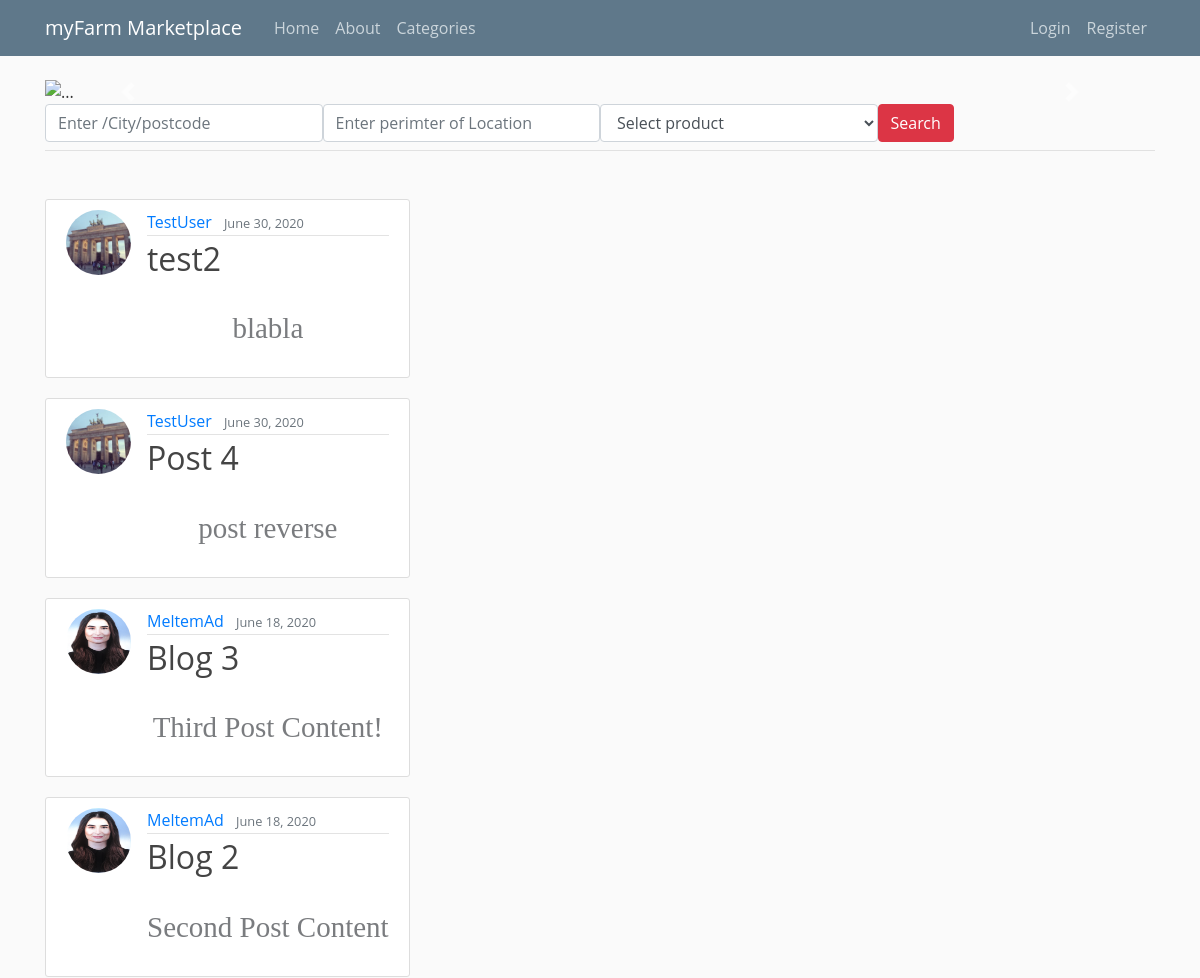
Before: / (upper part) with the older database file.
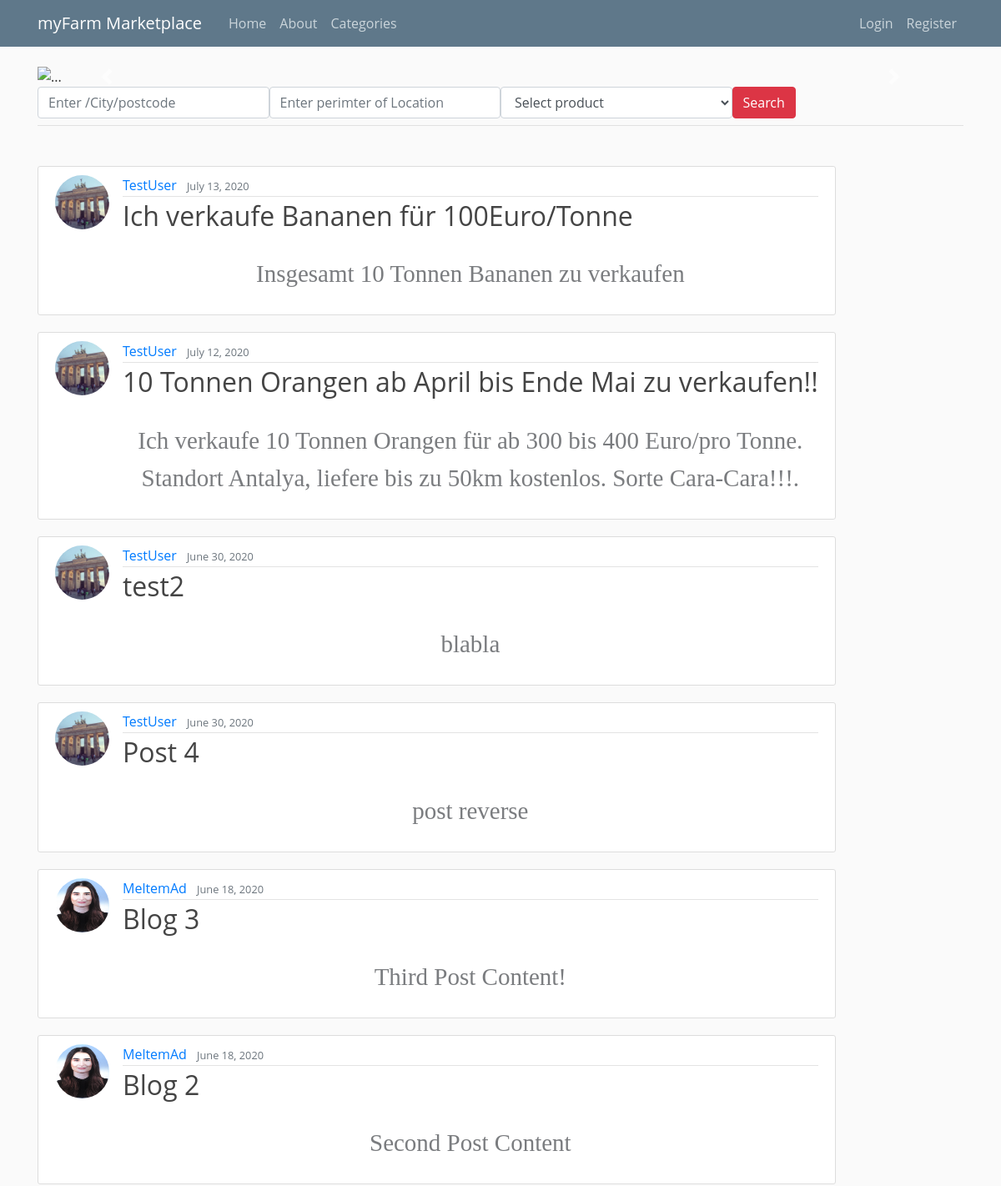
After: the same page with the newer database file.
### myfarm/models.py (models this page shows, shortened)
class Post(models.Model):
    title = models.CharField(max_length=100)
    content = models.TextField(default='SOME STRING')
    date_posted = models.DateTimeField(default=timezone.now)
    author = models.ForeignKey(User, on_delete=models.CASCADE)
    category_choices= (
        ('Fruits', 'Veggies'),
        ('Nuts', 'Honey'),
        ('Tea', 'Legumes'),
        ('Oil', 'Wheat'),
        ('Flowers', 'Mushroom'),
    )
    fruit_choices= (
        ('apple', 'banana'),
        ('orange', 'peach'),
        ('strawberry', 'kiwi'),
        ('coconut', 'avocado'),
        ('watermelon', 'cherry'),
    )
    city_choices= (
        ('Istanbul', 'Izmir'),
        ('Denizli', 'Antalya'),
        ('Aydin', 'Rize'),
    )
    field_name = (
        ('GMO Free', 'Organic'),
        ('Fairtrade'),
    )
    category = models.CharField(max_length=15, choices=category_choices, default=category_choices[0][0])
    city = models.CharField(max_length=15, choices=city_choices, default=city_choices[0][0])
    product = models.CharField(max_length=15, choices=fruit_choices, default=fruit_choices[0][0])
    product_type = models.CharField(max_length=10, blank=True, default='SOME STRING')
    amount_av_min = models.CharField(max_length=10, blank=True, default='SOME STRING')
    amount_av_max = models.CharField(max_length=10, blank=True, default='SOME STRING')
    price_min = models.CharField(max_length=10, blank=True, default='SOME STRING')
    price_max = models.CharField(max_length=10, blank=True, default='SOME STRING')

### users/models.py (models this page shows, shortened)
class Profile(models.Model):
    user = models.OneToOneField(User, on_delete=models.CASCADE)
    image = models.ImageField(default='default.jpg', upload_to='profile_pics')

### myfarm/views.py (the view)
# urls.py: path('', PostListView.as_view(), name='myfarm-home'),
class PostListView(ListView):
    model = Post
    template_name = 'myfarm/home.html' #<app>/<model>_<viewtype>.html
    context_object_name = 'posts'
    ordering = ['-date_posted'] #ordering posts from latest to oldest

### myfarm/templates/myfarm/home.html (shortened to what this page needs)
{% extends "myfarm/base.html" %}
{% block content %}
<div>
    <section>
        <div id="carouselExampleFade" class="carousel slide carousel-fade" data-ride="carousel">
            <div class="carousel-inner">
                <div class="carousel-item active">
                    <img src="https://pbs.twimg.com/media/EGHYvttU4AAYKb7?format=jpg&name=large" class="d-block w-100" alt="...">
                </div>
            </div>
            <a class="carousel-control-prev" href="#carouselExampleFade" role="button" data-slide="prev">
                <span class="carousel-control-prev-icon" aria-hidden="true"></span>
            </a>
            <a class="carousel-control-next" href="#carouselExampleFade" role="button" data-slide="next">
                <span class="carousel-control-next-icon" aria-hidden="true"></span>
            </a>
        </div>
    </section>
    <section class="search-sec">
        <div class="container">
            <form action="#" method="post" novalidate="novalidate">
                <div class="row">
                    <div class="col-lg-12">
                        <div class="row">
                            <div class="col-lg-3 col-md-3 col-sm-12 p-0">
                                <input type="text" class="form-control search-slt" placeholder="Enter /City/postcode">
                            </div>
                            <div class="col-lg-3 col-md-3 col-sm-12 p-0">
                                <input type="text" class="form-control search-slt" placeholder="Enter perimter of Location">
                            </div>
                            <div class="col-lg-3 col-md-3 col-sm-12 p-0">
                                <select class="form-control search-slt" id="exampleFormControlSelect1">
                                    <option>Select product</option>
                                </select>
                            </div>
                            <div class="col-lg-3 col-md-3 col-sm-12 p-0">
                                <button type="button" class="btn btn-danger wrn-btn">Search</button>
                            </div>
                        </div>
                    </div>
                </div>
            </form>
        </div>
    </section>
</div>
<hr class="mt-2 mb-5">
<div class="container">
    <div class="row">
        <div>
            {% for post in posts %}
            <article class="media content-section">
                <img class="rounded-circle article-img" src="{{ post.author.profile.image.url }}">
                <div class="media-body">
                    <div class="article-metadata">
                        <a class="mr-2" href="#">{{ post.author }}</a>
                        <small class="text-muted">{{ post.date_posted|date:"F d, Y" }}</small>
                    </div>
                    <h2><a class="article-title" href="{% url 'myfarm-detail' post.id %}">{{ post.title }}</a></h2>
                    <p class="article-content">{{ post.content }}</p>
                </div>
            </article>
            {% endfor %}
        </div>
    </div>
</div>
{% endblock content %}

### myfarm/templates/myfarm/base.html (shortened to what this page needs)
{% load static %}
<!DOCTYPE html>
    <head>
    <link rel="stylesheet" href="https://maxcdn.bootstrapcdn.com/bootstrap/4.0.0/css/bootstrap.min.css">
    <link rel="stylesheet" type="text/css" href="{% static 'myfarm/main.css' %}">
    <link rel="stylesheet" type="text/css" href="{% static 'myfarm/about.css' %}">
    </head>
    <body>
        <header class="site-header">
      <nav class="navbar navbar-expand-md navbar-dark bg-steel fixed-top">
        <div class="container">
          <a class="navbar-brand mr-4" href="{% url 'myfarm-home' %}">myFarm Marketplace</a>
          <div class="collapse navbar-collapse" id="navbarToggle">
            <div class="navbar-nav mr-auto">
              <a class="nav-item nav-link" href="{% url 'myfarm-home' %}">Home</a>
              <a class="nav-item nav-link" href="{% url 'myfarm-about' %}">About</a>
              <a class="nav-item nav-link" href="{% url 'myfarm-categories' %}">Categories</a>
            </div>
            <div class="navbar-nav">
              {% if user.is_authenticated %}
                <a class="nav-item nav-link" href="{% url 'myfarm-create' %}">New Post</a>
                <a class="nav-item nav-link" href="{% url 'profile' %}">Profile</a>
                <a class="nav-item nav-link" href="{% url 'logout' %}">Logout</a>
              {% else %}
                <a class="nav-item nav-link" href="{% url 'login' %}">Login</a>
                <a class="nav-item nav-link" href="{% url 'register' %}">Register</a>
              {% endif %}
            </div>
          </div>
        </div>
      </nav>
    </header>
    <main role="main" class="container">
      <div class="row">
        <div class="col-md-12">
          {% block content %}{% endblock %}
        </div>
      </div>
    </main>
    </body>
</html>

### myfarm/static/myfarm/main.css (style rules this page uses)
body { background: #fafafa; color: #333333; margin-top: 5rem; }
h1, h2, h3, h4, h5, h6 { color: #444444; }
.bg-steel { background-color: #5f788a; }
.site-header .navbar-nav .nav-link { color: #cbd5db; }
.content-section { background: #ffffff; padding: 10px 20px; border: 1px solid #dddddd; border-radius: 3px; margin-bottom: 20px; }
.article-title { color: #444444; }
.article-content { white-space: pre-line; }
.article-img { height: 65px; width: 65px; margin-right: 16px; }
.article-metadata { padding-bottom: 1px; margin-bottom: 4px; border-bottom: 1px solid #e3e3e3 }

### myfarm/static/myfarm/about.css (style rules this page uses)
p { color: #7a7c7f; font-size: 29px; font-family: "Libre Baskerville", serif; line-height: 45px; text-align: center; text-shadow: 0 1px 1px #fff; padding-top: 20px; }
* { font-family: Open Sans; }

Changed rows visible on the page:
added Post: author.profile.image (placeholder picture), author "TestUser", date_posted "July 13, 2020", title "Ich verkaufe Bananen für 100Euro/Tonne", content "Insgesamt 10 Tonnen Bananen zu verkaufen"
added Post: author.profile.image (placeholder picture), author "TestUser", date_posted "July 12, 2020", title "10 Tonnen Orangen ab April bis Ende Mai zu verkaufen!!", content "Ich verkaufe 10 Tonnen Orangen für ab 300 bis 400 Euro/pro Tonne. Standort Antalya, liefere bis zu 50km kostenlos. Sorte Cara-Cara!!!."
